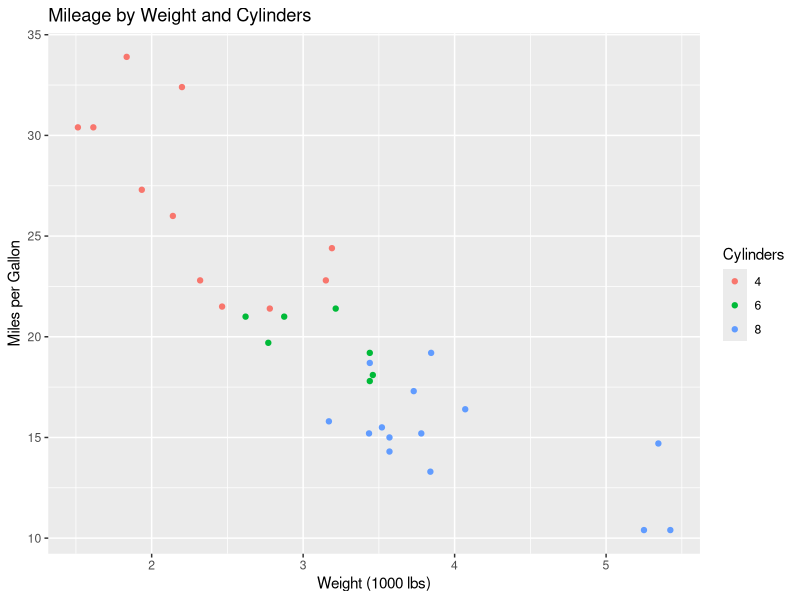

Write the R code that produced this figure.
## ---- chunk 1
library(tidyverse)
library(knitr)

#Setting echo to False prevents code from printing in the report, only output shows
knitr::opts_chunk$set(echo = FALSE)
## ---- chunk 2
#Create nicely formatted tables
kable(head(mtcars), caption = "First few rows of the mtcars dataset.")
## ---- chunk 3
ggplot(mtcars, aes(x=wt, y=mpg, color=factor(cyl)))+
geom_point() +
labs(x="Weight (1000 lbs)", y= "Miles per Gallon", color="Cylinders", title="Mileage by Weight and Cylinders")
